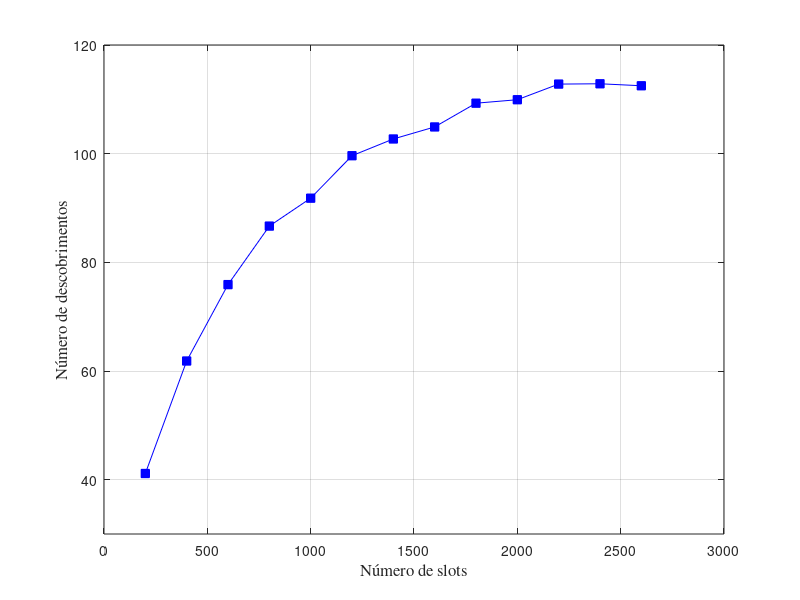

The MATLAB source for this figure:
clear all
close all

x = [200 ;400 ;600 ;800 ;1000 ;1200 ;1400 ;1600 ;1800 ;2000 ;2200 ;2400 ;2600]
tx  = [41.135     ;61.84      ;75.9       ;86.67      ;91.805      ;99.625      ;102.705   	;104.92      ;109.29      ;109.93      ;112.805     ;112.865     ;112.5];

plot(x,tx,'-bs','MarkerSize',6, 'MarkerFaceColor','b');
grid on

ylim([30 120])

xlabel('Número de slots','FontSize',12,'FontName','Times');
ylabel('Número de descobrimentos','FontSize',12,'FontName','Times');